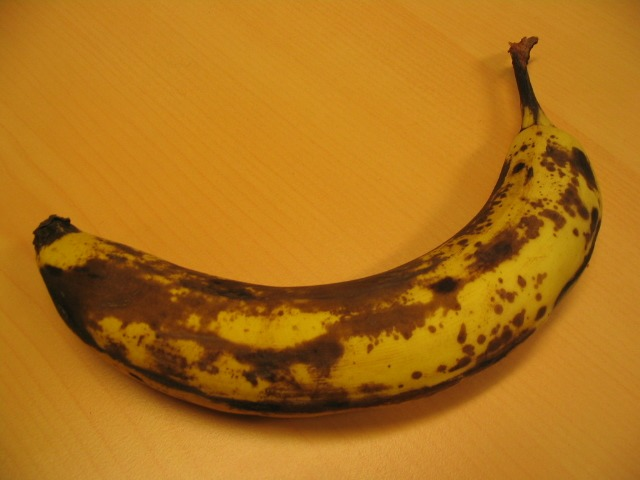
#> input picture computer vision/graph cut and disparity maps/images/banana1.jpg, 640 x 480 px
$ jupyter execute 'graph cut and disparity map.ipynb'   (older library calls are emulated)
#> lines starting #> are read from the running program, lines starting #| are printed output that depends on the picture; after the words box and inside, x2 and y2 are one past the last pixel; in counts of white or black regions, pixels touching at a corner belong together; long printed decimals are rounded
[cell 1]
import numpy as np
import cv2
from matplotlib import pyplot as plt
import maxflow

[cell 2]
img = cv2.imread('images/banana1.jpg')
#> img is the input picture: shape (480, 640, 3); mean B, G, R 25.2, 113.9, 175.1
mask = np.zeros(img.shape[:2],np.uint8)
bgdModel = np.zeros((1,65),np.float64)
fgdModel = np.zeros((1,65),np.float64)
rect = (32,40,600,423)
cv2.grabCut(img,mask,rect,bgdModel,fgdModel,3,cv2.GC_INIT_WITH_RECT)
mask2 = np.where((mask==2)|(mask==0),0,1).astype('uint8')
img2 = img*mask2[:,:,np.newaxis]
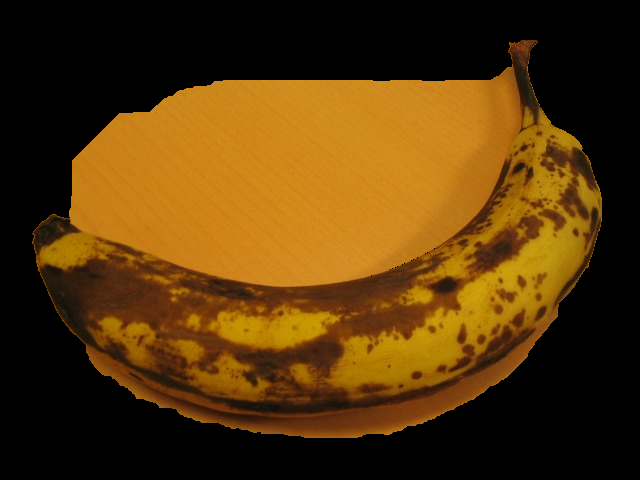
#> img2: shape (480, 640, 3); mean B, G, R 9.6, 53.6, 84.6
plt.imshow(cv2.cvtColor(img2, cv2.COLOR_BGR2RGB))
plt.show()

[cell 3]
imgk = cv2.rectangle(img, (35,40),(600,423), (255,0,0), 2)
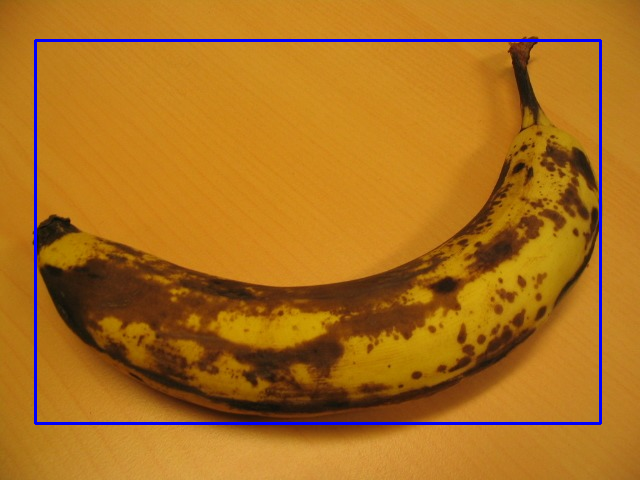
#> imgk: shape (480, 640, 3); mean B, G, R 29.4, 111.8, 171.7
plt.imshow(cv2.cvtColor(imgk, cv2.COLOR_BGR2RGB))
plt.show()
#original img

[cell 4]
gt_mask = cv2.imread('ground_truth/banana1.bmp')
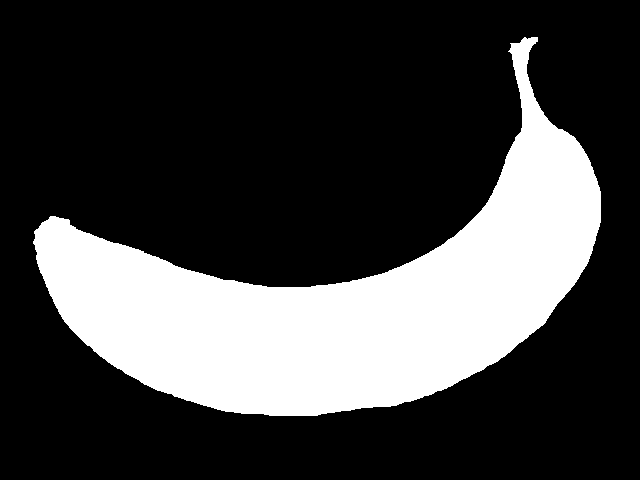
#> input picture computer vision/graph cut and disparity maps/ground_truth/banana1.bmp, 640 x 480 px
#> gt_mask is the input picture: shape (480, 640, 3); 25.6% white; 1 white region, box (x1, y1, x2, y2) and area: (33, 37, 601, 416) 78705
def eval(gt_mask,img2):
    gt_mask = cv2.cvtColor(gt_mask, cv2.COLOR_BGR2GRAY)
    img2 = cv2.resize(img2, (gt_mask.shape[1], gt_mask.shape[0]))
    pred_mask = cv2.cvtColor(img2, cv2.COLOR_BGR2GRAY)
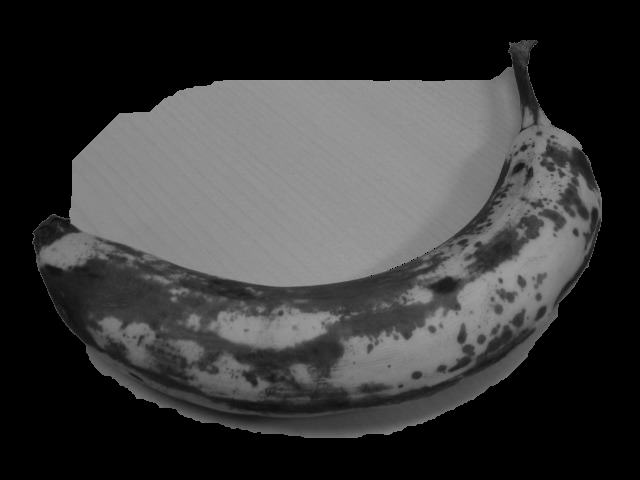
#> pred_mask: shape (480, 640); min 0, max 159, mean 57.8
    _, pred_mask = cv2.threshold(pred_mask, 0, 255, cv2.THRESH_BINARY | cv2.THRESH_OTSU)
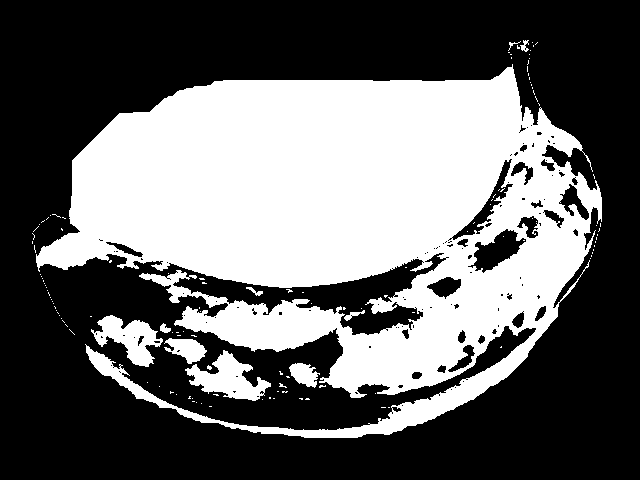
#> pred_mask: shape (480, 640); 40% white; 132 white regions (122 under 20 px), largest, box (x1, y1, x2, y2) and area: (36, 64, 602, 438) 117166, (185, 350, 271, 401) 2015, (91, 315, 163, 367) 1758

# Calculate the True Positive (TP), False Positive (FP), and False Negative (FN) pixels
    TP = np.sum(np.logical_and(pred_mask == 255, gt_mask == 255))
#> TP = 42036
    FP = np.sum(np.logical_and(pred_mask == 255, gt_mask == 0))
#> FP = 80745
    FN = np.sum(np.logical_and(pred_mask == 0, gt_mask == 255))
#> FN = 36669

# Calculate the Accuracy, Jaccard Similarity, and Dice Similarity Coefficient
    p=np.sum(np.logical_and(pred_mask == 0, gt_mask == 0))
#> p = 147750
    k=(gt_mask.shape[0] * gt_mask.shape[1])
#> k = 307200
    accuracy = (TP + p) / k
#> accuracy = 0.618
    jaccard = TP / (TP + FP + FN)
#> jaccard = 0.264
    dice = 2 * TP / (2 * TP + FP + FN)
#> dice = 0.417

# Print the results
    print("Accuracy: ", accuracy)
#| Accuracy:  0.6178
    print("Jaccard Similarity: ", jaccard)
#| Jaccard Similarity:  0.2636
    print("Dice Similarity Coefficient: ", dice)
#| Dice Similarity Coefficient:  0.4173
eval(gt_mask,img2)
